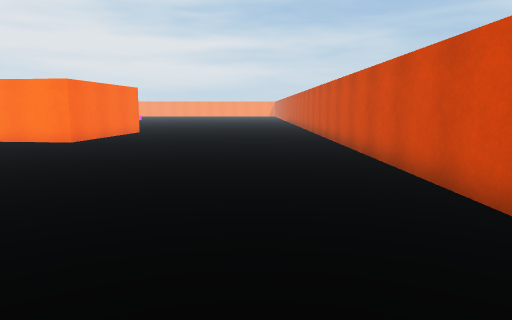
view 1 (above)

23 first-person views from a walk through a Unity game level. The camera is 1.3 m above the floor, tilts 8° down and sees 70° across. The floor is counted in squares, 1 m on a side. Each view is taken from the middle of a square. On the plan, view 1 faces up. The plan holds only what a view shows up to about 15 squares ahead; the rest is blank. The place goes on beyond the plan. The player character is not drawn. Some animated figures are left out.

view 2
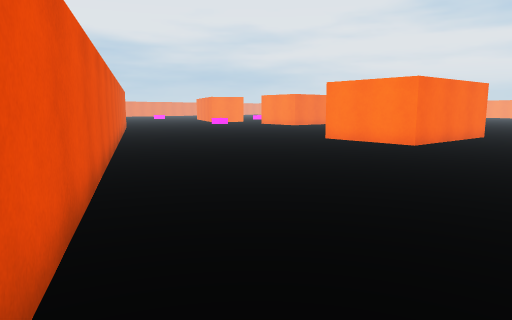

view 3
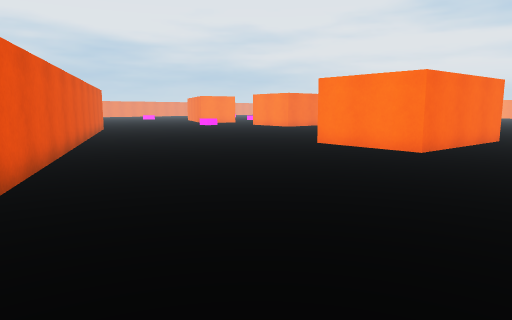

view 4
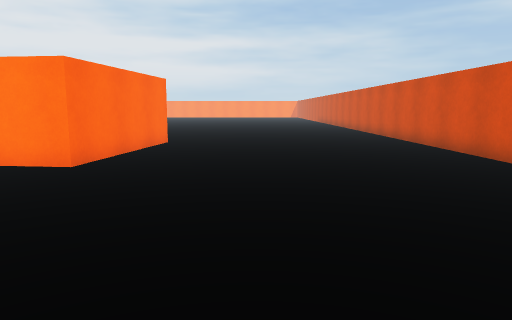

view 5
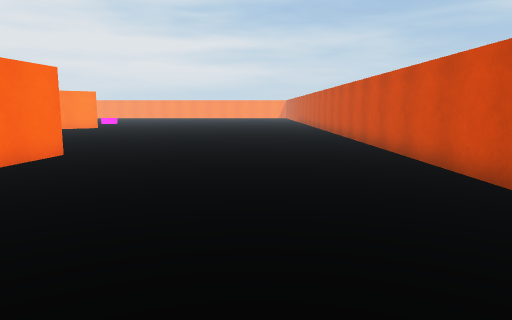

view 6
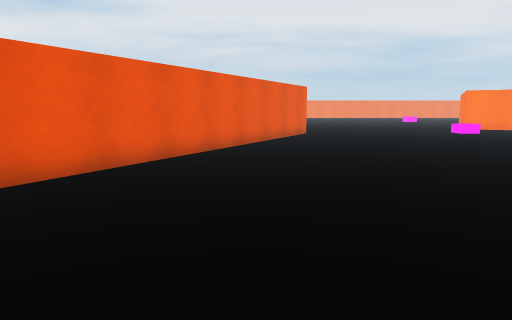

view 7
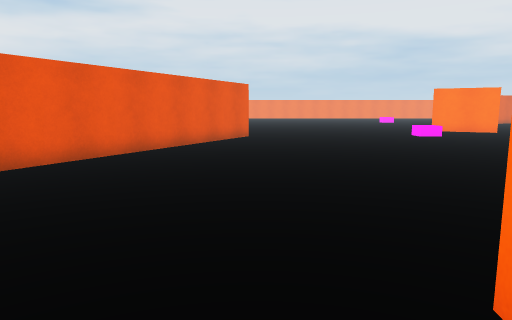

view 8
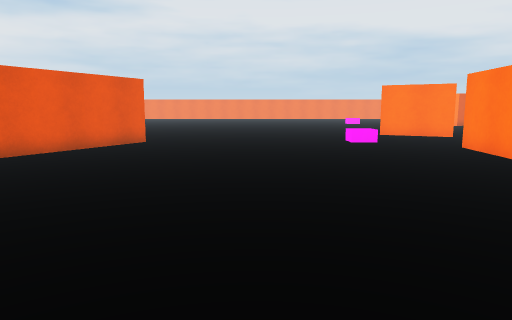

view 9
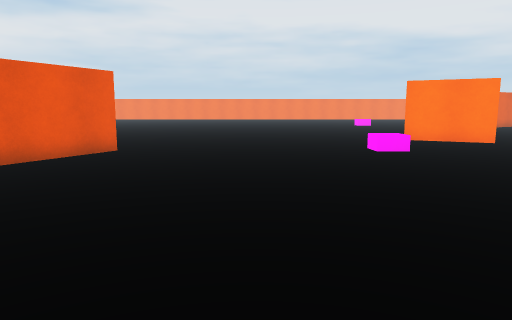

view 10
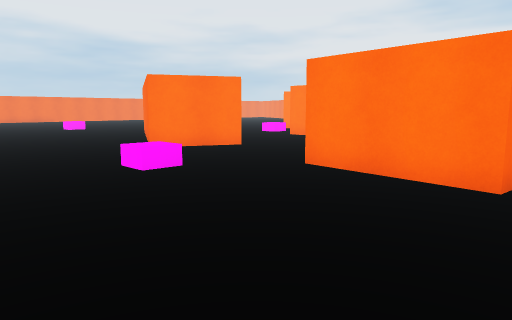

view 11
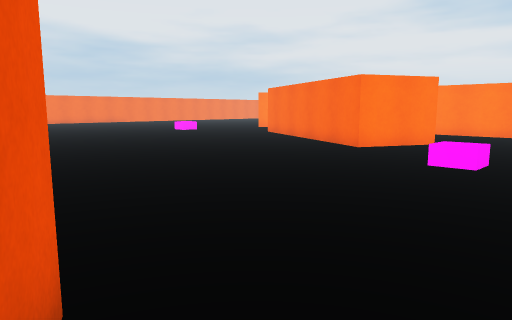

view 12
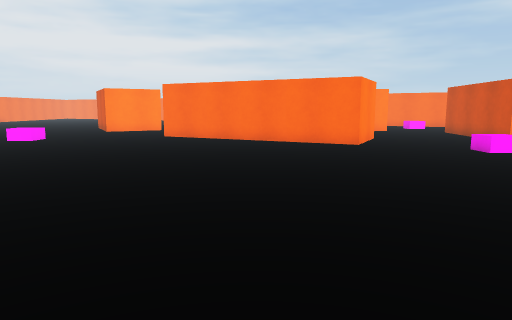

view 13
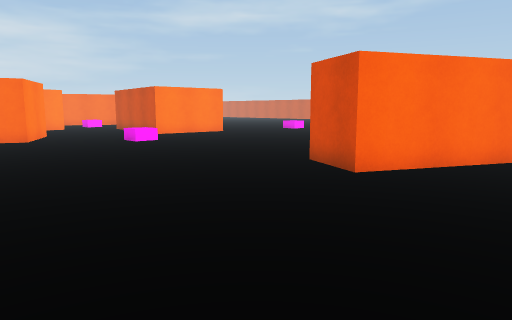

view 14
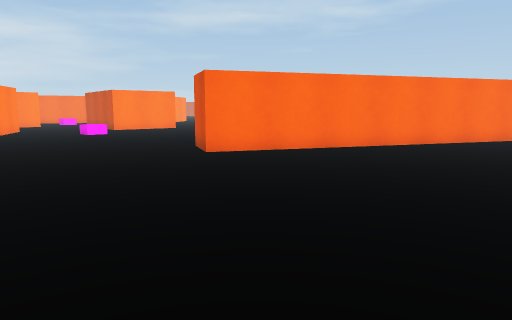

view 15
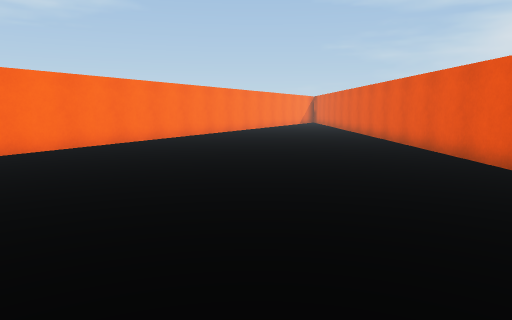

view 16
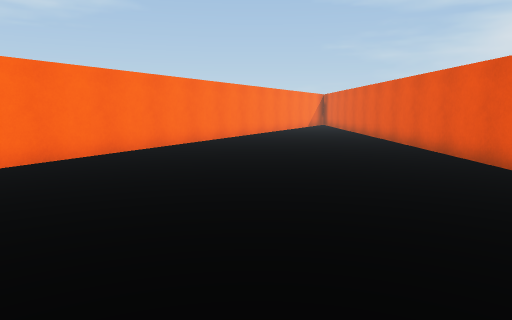

view 17
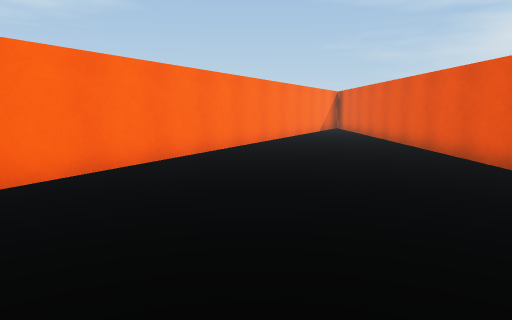

view 18
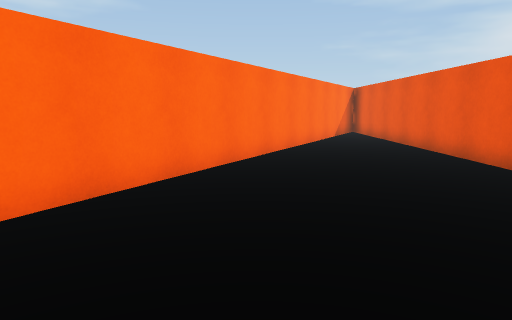

view 19
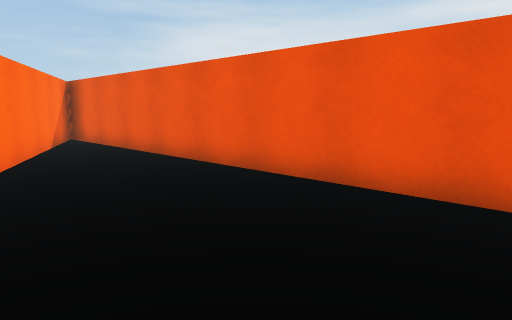

view 20
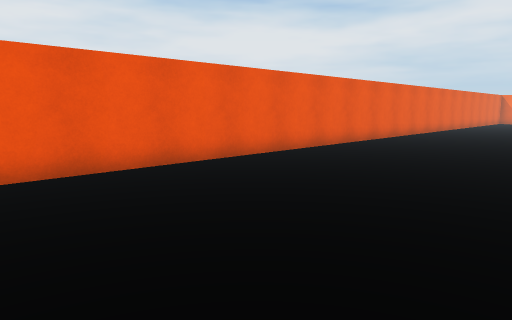

view 21
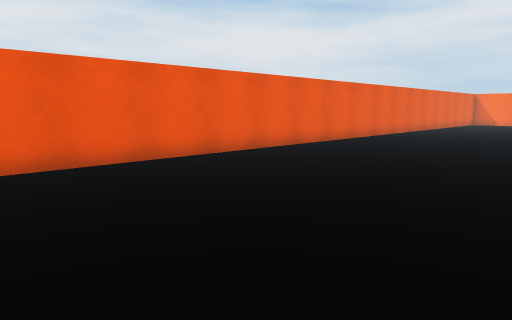

view 22
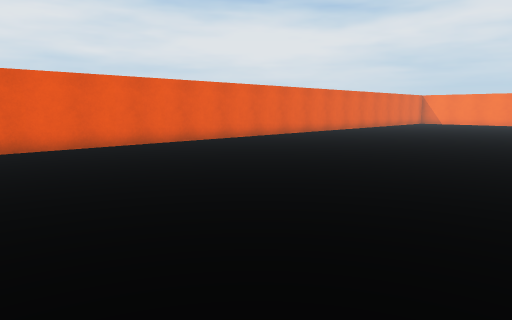

view 23
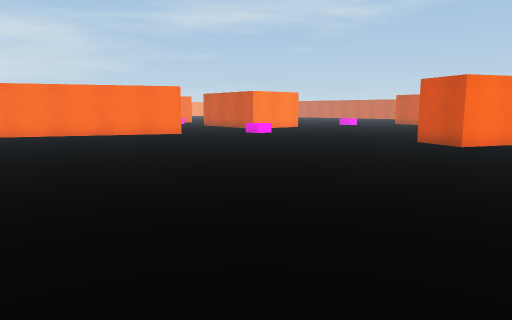

### Floor plan
Points are (right, up) in squares from view 1. A wall is a line through its corners. A room is listed if a view was taken in it or the views show most of it. See-through windows are left out.
Room 1 (views 1, 2, 3, 4, 5, 6, 7, 8, 9, 10, 11, 12, 13, 14, 15, 16, 17, 18, 19, 20, 21, 22, 23)
walls: (-20.2, 24) (-20.2, 23.5) (-24.3, 24) (-24.2, 25.2); (-6.4, 20.3) (-7.1, 14.1) (-11.3, 14.6); (-29, 25.6) (-30.3, 23.2) (-34.2, 25.2); (-39.1, -3.4) (0, -3.4); (3.1, 4.2) (3.1, 25.1); (0.3, -3.2) (-27.3, 10.8) (-26.4, 12.7) (-4, 1.3)

Where each view was taken, in squares from view 1:
view 1: 0 up, 0 right, facing up
view 2: 1 up, 2 left, facing up-left
view 3: 3 up, 3 left, facing up-left
view 4: 6 up, 3 left, facing up
view 5: 10 up, 1 left, facing up
view 6: 10 up, 7 left, facing left
view 7: 13 up, 9 left, facing left
view 8: 17 up, 12 left, facing left
view 9: 17 up, 15 left, facing left
view 10: 17 up, 19 left, facing up-left
view 11: 12 up, 24 left, facing up-left
view 12: 10 up, 34 left, facing up
view 13: 7 up, 34 left, facing up-right
view 14: 2 up, 34 left, facing up-right
view 15: 2 up, 34 left, facing right
view 16: 2 up, 29 left, facing right
view 17: 2 up, 24 left, facing right
view 18: 2 up, 20 left, facing right
view 19: 2 up, 16 left, facing down-right
view 20: 4 up, 22 left, facing down-left
view 21: 5 up, 26 left, facing down-left
view 22: 9 up, 26 left, facing down-left
view 23: 7 up, 41 left, facing up-right
